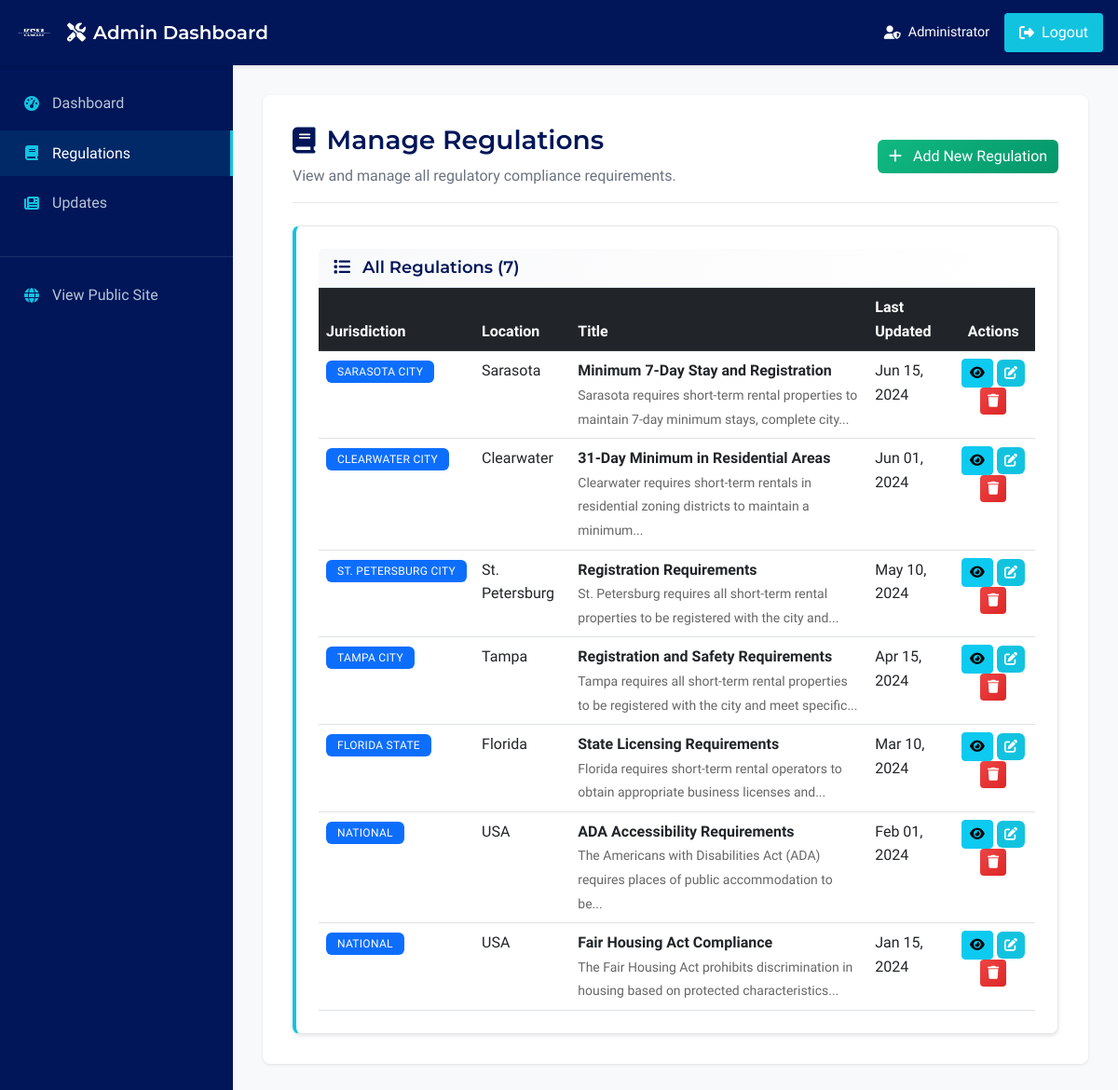
The app's page /admin/regulations (signed in), older data.
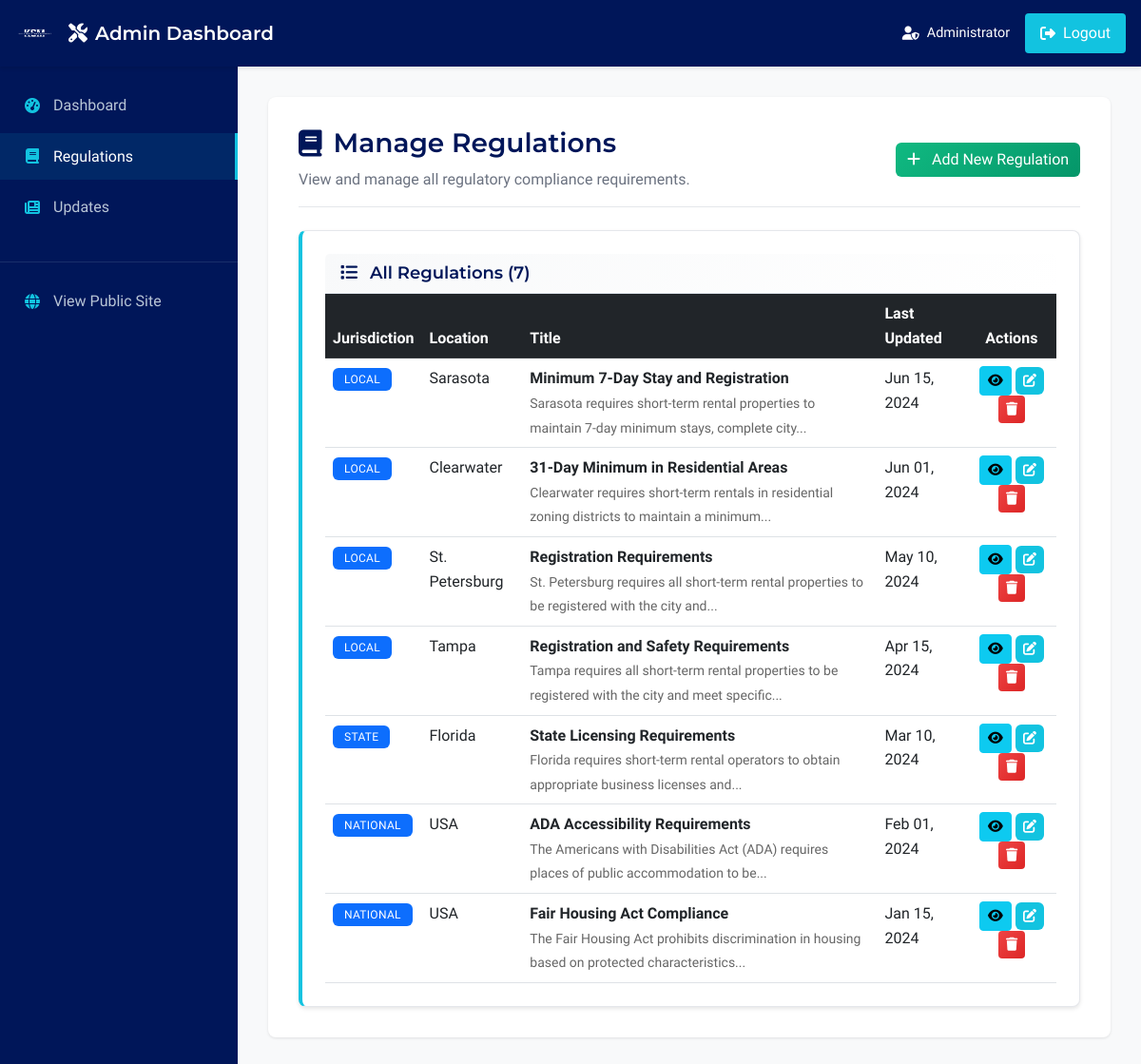
The same page, newer data.
### models.py (models this page shows, shortened)
class Regulation(db.Model):
    __tablename__ = 'regulations'
    id = db.Column(db.Integer, primary_key=True)
    jurisdiction = db.Column(db.String(100), nullable=False)  # Jurisdiction (combines level and location)
    jurisdiction_level = db.Column(db.String(20), nullable=False, default='Local')  # National, State, Local
    location = db.Column(db.String(100), nullable=False)  # Location
    title = db.Column(db.String(200), nullable=False)  # Title
    last_updated = db.Column(db.DateTime, default=datetime.utcnow)  # Last Updated
    overview = db.Column(db.Text, nullable=True)  # Overview - formatted content
    detailed_requirements = db.Column(db.Text, nullable=True)  # Detailed Requirements - formatted content
    compliance_steps = db.Column(db.Text, nullable=True)  # Compliance Steps - formatted content
    required_forms = db.Column(db.Text, nullable=True)  # Required Forms - formatted content
    penalties_non_compliance = db.Column(db.Text, nullable=True)  # Penalties for Non Compliance - formatted content
    recent_changes = db.Column(db.Text, nullable=True)  # Recent Changes - formatted content
    created_at = db.Column(db.DateTime, default=datetime.utcnow)
    updated_at = db.Column(db.DateTime, default=datetime.utcnow, onupdate=datetime.utcnow)

### app/blueprints/admin.py (the view)
@admin_bp.route('/regulations')
@require_admin_login
@log_admin_action('regulations_management')
def manage_regulations():
    try:
        start_time = time.time()
        regulations = Regulation.query.order_by(Regulation.last_updated.desc()).all()
        load_time = time.time() - start_time
        logger.info(f"Successfully loaded {len(regulations)} regulations for admin management in {load_time:.3f}s")
        if load_time > 1.0:
            performance_logger.warning(f"Slow regulation loading - Duration: {load_time:.3f}s | Count: {len(regulations)}")
        return render_template('admin/manage_regulations.html', regulations=regulations)
    except Exception as e:
        logger.error(f"Error in manage_regulations: {str(e)}", exc_info=True)
        flash(f"Error loading regulations: {str(e)}", 'error')
        return redirect(url_for('admin.dashboard'))

### app/blueprints/admin.py (called while the page is built, shortened)
def is_admin_logged_in():
    return 'admin_id' in session

def require_admin_login(f):
    @wraps(f)
    def decorated_function(*args, **kwargs):
        return f(*args, **kwargs)
    return decorated_function

### templates/admin/manage_regulations.html (shortened to what this page needs)
{% extends "admin/admin_base.html" %}
{% block content %}
<div class="admin-content">
    <div class="admin-page-header mb-4">
        <div class="row align-items-center">
            <div class="col">
                <h1 class="admin-page-title">
                    <i class="fas fa-book"></i>
                    Manage Regulations
                </h1>
                <p class="admin-page-subtitle">View and manage all regulatory compliance requirements.</p>
            </div>
            <div class="col-auto">
                <a href="{{ url_for('admin.new_regulation') }}" class="btn btn-success">
                    <i class="fas fa-plus me-2"></i>
                    Add New Regulation
                </a>
            </div>
        </div>
    </div>
    {% if regulations %}
    <div class="card">
        <div class="card-header">
            <h5 class="mb-0">
                <i class="fas fa-list me-2"></i>
                All Regulations ({{ regulations|length }})
            </h5>
        </div>
        <div class="card-body p-0">
            <div class="table-responsive">
                <table class="table table-hover mb-0">
                    <thead class="table-dark">
                        <tr>
                            <th>Jurisdiction</th>
                            <th>Location</th>
                            <th>Title</th>
                            <th>Last Updated</th>
                            <th class="text-center">Actions</th>
                        </tr>
                    </thead>
                    <tbody>
                        {% for regulation in regulations %}
                        <tr>
                            <td>
                                <span class="badge bg-primary">{{ regulation.jurisdiction }}</span>
                            </td>
                            <td>{{ regulation.location }}</td>
                            <td>
                                <div class="fw-bold">{{ regulation.title }}</div>
                                {% if regulation.overview %}
                                <small class="text-muted">
                                    {{ regulation.overview|striptags|truncate(100) }}
                                </small>
                                {% endif %}
                            </td>
                            <td>
                                {{ regulation.last_updated.strftime('%b %d, %Y') if regulation.last_updated else 'N/A' }}
                            </td>
                            <td class="text-center">
                                <a href="{{ url_for('main.regulation_detail', regulation_id=regulation.id) }}"
                                   class="btn btn-sm btn-info" title="View">
                                    <i class="fas fa-eye"></i>
                                </a>
                                <a href="{{ url_for('admin.edit_regulation', regulation_id=regulation.id) }}"
                                   class="btn btn-sm btn-primary" title="Edit">
                                    <i class="fas fa-edit"></i>
                                </a>
                                <button type="button" class="btn btn-sm btn-danger"
                                        onclick="confirmDelete({{ regulation.id }}, '{{ regulation.title }}')"
                                        title="Delete">
                                    <i class="fas fa-trash"></i>
                                </button>
                            </td>
                        </tr>
                        {% endfor %}
                    </tbody>
                </table>
            </div>
        </div>
    </div>
    {% endif %}
</div>
{% endblock %}

Row changes from the older to the newer data that the page shows:
removed Regulation: jurisdiction "SARASOTA CITY", location "Sarasota", title "Minimum 7-Day Stay and Registration", overview "Sarasota requires short-term rental properties to maintain 7-day minimum stays, complete city...", last_updated "Jun 15, 2024"
removed Regulation: jurisdiction "CLEARWATER CITY", location "Clearwater", title "31-Day Minimum in Residential Areas", overview "Clearwater requires short-term rentals in residential zoning districts to maintain a minimum...", last_updated "Jun 01, 2024"
removed Regulation: jurisdiction "ST. PETERSBURG CITY", location "St. Petersburg", title "Registration Requirements", overview "St. Petersburg requires all short-term rental properties to be registered with the city and...", last_updated "May 10, 2024"
removed Regulation: jurisdiction "TAMPA CITY", location "Tampa", title "Registration and Safety Requirements", overview "Tampa requires all short-term rental properties to be registered with the city and meet specific...", last_updated "Apr 15, 2024"
added Regulation: jurisdiction "LOCAL", location "Sarasota", title "Minimum 7-Day Stay and Registration", overview "Sarasota requires short-term rental properties to maintain 7-day minimum stays, complete city...", last_updated "Jun 15, 2024"
added Regulation: jurisdiction "LOCAL", location "Clearwater", title "31-Day Minimum in Residential Areas", overview "Clearwater requires short-term rentals in residential zoning districts to maintain a minimum...", last_updated "Jun 01, 2024"
added Regulation: jurisdiction "LOCAL", location "St. Petersburg", title "Registration Requirements", overview "St. Petersburg requires all short-term rental properties to be registered with the city and...", last_updated "May 10, 2024"
added Regulation: jurisdiction "LOCAL", location "Tampa", title "Registration and Safety Requirements", overview "Tampa requires all short-term rental properties to be registered with the city and meet specific...", last_updated "Apr 15, 2024"
changed Regulation "Florida": jurisdiction "FLORIDA STATE" → "STATE"
